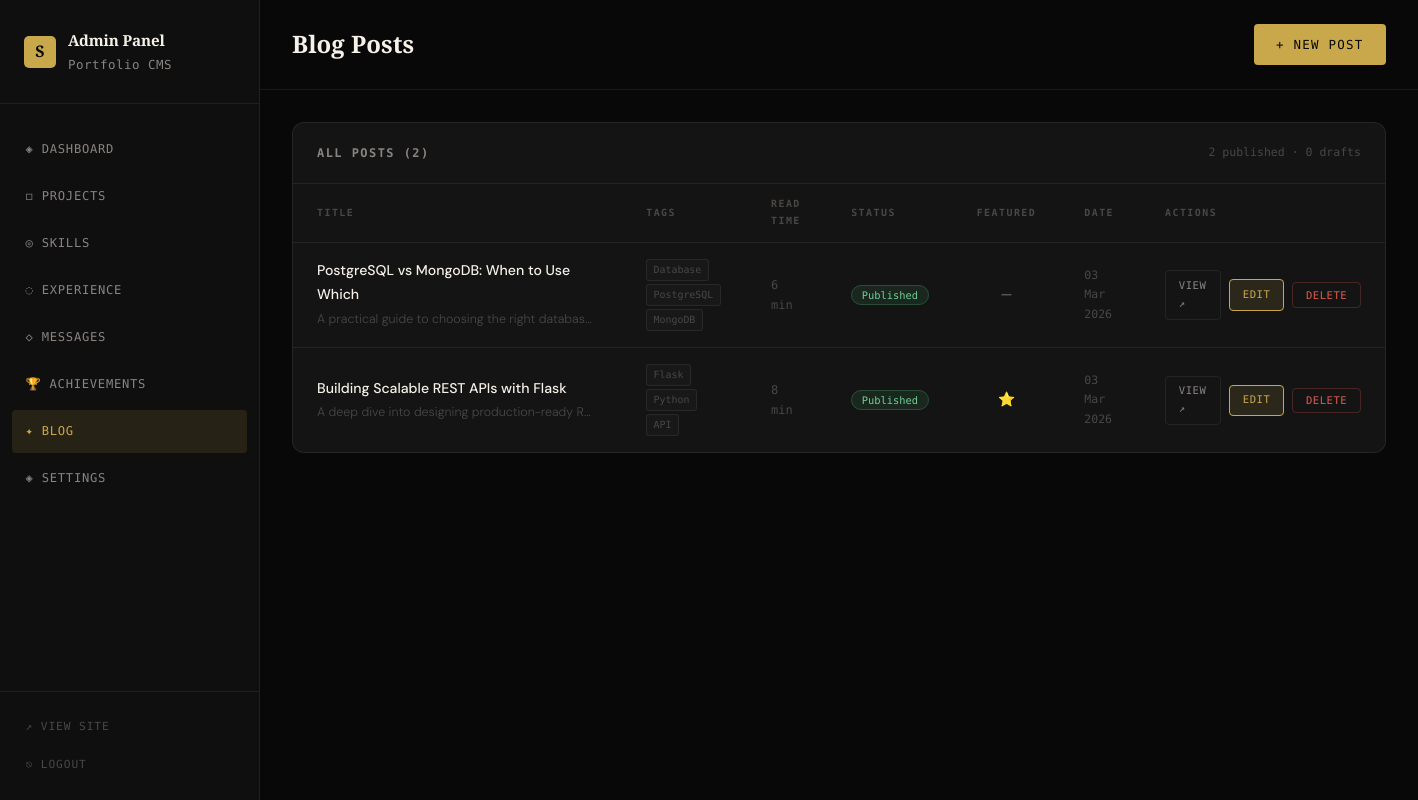
The page /admin/blog (signed in) on the database its author committed.
### models.py (models this page shows, shortened)
class BlogPost(db.Model):
    id = db.Column(db.Integer, primary_key=True)
    title = db.Column(db.String(300), nullable=False)
    slug = db.Column(db.String(300), unique=True, nullable=False)
    summary = db.Column(db.Text)
    content = db.Column(db.Text)
    cover_image = db.Column(db.String(500))
    tags = db.Column(db.String(500))  # comma-separated
    published = db.Column(db.Boolean, default=False)
    featured = db.Column(db.Boolean, default=False)
    read_time = db.Column(db.Integer, default=5)  # minutes
    created_at = db.Column(db.DateTime, default=datetime.utcnow)
    updated_at = db.Column(db.DateTime, default=datetime.utcnow, onupdate=datetime.utcnow)
    def tag_list(self):
        return [t.strip() for t in self.tags.split(',')] if self.tags else []

### app.py (the view)
@app.route('/admin/blog')
@login_required
def admin_blog():
    posts = BlogPost.query.order_by(BlogPost.created_at.desc()).all()
    return render_template('admin/blog.html', posts=posts)

### app.py (called while the page is built)
def login_required(f):
    @wraps(f)
    def decorated(*args, **kwargs):
        if not session.get('admin_logged_in'):
            return redirect(url_for('admin_login'))
        return f(*args, **kwargs)
    return decorated

### templates/admin/blog.html (shortened to what this page needs)
{% extends "admin/base_admin.html" %}
{% block page_title %}Blog Posts{% endblock %}
{% block header_actions %}
  <a href="{{ url_for('admin_blog_new') }}" class="btn-primary" style="font-size:0.78rem;padding:0.6rem 1.4rem;">+ New Post</a>
{% endblock %}
{% block content %}
<div class="admin-card">
  <div class="admin-card-header">
    <h2>All Posts ({{ posts|length }})</h2>
    <span style="font-family:var(--font-mono);font-size:0.72rem;color:var(--text-dim);">
      {{ posts|selectattr('published')|list|length }} published ·
      {{ posts|rejectattr('published')|list|length }} drafts
    </span>
  </div>
  {% if posts %}
  <table class="admin-table">
    <thead>
      <tr>
        <th>Title</th>
        <th>Tags</th>
        <th>Read Time</th>
        <th>Status</th>
        <th>Featured</th>
        <th>Date</th>
        <th>Actions</th>
      </tr>
    </thead>
    <tbody>
      {% for p in posts %}
      <tr>
        <td>
          <strong>{{ p.title }}</strong>
          {% if p.summary %}
          <div style="font-size:0.78rem;color:var(--text-dim);margin-top:2px;max-width:280px;overflow:hidden;text-overflow:ellipsis;white-space:nowrap;">{{ p.summary }}</div>
          {% endif %}
        </td>
        <td style="max-width:160px;">
          <div style="display:flex;flex-wrap:wrap;gap:3px;">
            {% for tag in p.tag_list()[:3] %}
            <span style="font-family:var(--font-mono);font-size:0.62rem;background:var(--bg-3);color:var(--text-dim);padding:0.1rem 0.4rem;border-radius:3px;border:1px solid var(--border);">{{ tag }}</span>
            {% endfor %}
          </div>
        </td>
        <td style="font-family:var(--font-mono);font-size:0.75rem;color:var(--text-dim);">{{ p.read_time }} min</td>
        <td>
          {% if p.published %}
          <span style="font-family:var(--font-mono);font-size:0.65rem;background:rgba(80,200,120,0.1);color:#6fcf97;padding:0.2rem 0.6rem;border-radius:100px;border:1px solid rgba(80,200,120,0.25);">Published</span>
          {% else %}
          <span style="font-family:var(--font-mono);font-size:0.65rem;background:var(--bg-3);color:var(--text-dim);padding:0.2rem 0.6rem;border-radius:100px;border:1px solid var(--border);">Draft</span>
          {% endif %}
        </td>
        <td style="text-align:center;">{% if p.featured %}⭐{% else %}—{% endif %}</td>
        <td style="font-family:var(--font-mono);font-size:0.72rem;color:var(--text-dim);">{{ p.created_at.strftime('%d %b %Y') }}</td>
        <td>
          <div class="action-btns">
            {% if p.published %}
            <a href="{{ url_for('blog_post', slug=p.slug) }}" target="_blank" class="btn-sm">View ↗</a>
            {% endif %}
            <a href="{{ url_for('admin_blog_edit', pid=p.id) }}" class="btn-sm primary">Edit</a>
            <form method="POST" action="{{ url_for('admin_blog_delete', pid=p.id) }}" class="inline-form" onsubmit="return confirm('Delete this post?');">
              <button type="submit" class="btn-sm danger">Delete</button>
            </form>
          </div>
        </td>
      </tr>
      {% endfor %}
    </tbody>
  </table>
  {% else %}
  <div style="padding:3rem;text-align:center;color:var(--text-dim);font-family:var(--font-mono);font-size:0.82rem;">
    No blog posts yet. <a href="{{ url_for('admin_blog_new') }}" style="color:var(--accent);">Write your first post →</a>
  </div>
  {% endif %}
</div>
{% endblock %}

### static/css/style.css (style rules this page uses)
:root { --bg: #080808; --bg-2: #0f0f0f; --bg-3: #181818; --surface: #141414; --border: rgba(255,255,255,0.07); --border-hover: rgba(255,255,255,0.15); --text: #f5f0e8; --text-muted: #8a8480; --text-dim: #4a4745; --accent: #c9a84c; --accent-light: #e8c97a; --accent-dim: rgba(201,168,76,0.12); --red: #e05a4e; --radius: 12px; --radius-sm: 4px; --font-display: 'Playfair Display', Georgia, serif; --font-body: 'DM Sans', sans-serif; --font-mono: 'DM Mono', monospace; --transition: 0.35s cubic-bezier(0.25, 0.46, 0.45, 0.94); --max-width: 1200px; }
*, *::before, *::after { box-sizing: border-box; margin: 0; padding: 0; }
html { scroll-behavior: smooth; font-size: 16px; }
body { background: var(--bg); color: var(--text); font-family: var(--font-body); line-height: 1.7; font-weight: 300; overflow-x: hidden; }
a { color: inherit; text-decoration: none; }
.btn-primary { display: inline-flex; align-items: center; gap: 0.5rem; background: var(--accent); color: var(--bg); font-family: var(--font-mono); font-size: 0.78rem; font-weight: 500; letter-spacing: 0.1em; text-transform: uppercase; padding: 0.85rem 1.8rem; border-radius: var(--radius-sm); border: none; cursor: pointer; transition: all var(--transition); }
.admin-card { background: var(--surface); border: 1px solid var(--border); border-radius: var(--radius); overflow: hidden; margin-bottom: 1.5rem; }
.admin-card-header { padding: 1.25rem 1.5rem; border-bottom: 1px solid var(--border); display: flex; align-items: center; justify-content: space-between; }
.admin-card-header h2 { font-family: var(--font-mono); font-size: 0.75rem; letter-spacing: 0.12em; text-transform: uppercase; color: var(--text-muted); }
.admin-table { width: 100%; border-collapse: collapse; }
.admin-table th { font-family: var(--font-mono); font-size: 0.62rem; letter-spacing: 0.15em; text-transform: uppercase; color: var(--text-dim); padding: 0.75rem 1.5rem; text-align: left; border-bottom: 1px solid var(--border); }
.admin-table td { padding: 1rem 1.5rem; border-bottom: 1px solid var(--border); font-size: 0.88rem; color: var(--text-muted); vertical-align: middle; }
.admin-table tr:last-child td { border-bottom: none; }
.admin-table td strong { color: var(--text); font-weight: 500; }
.action-btns { display: flex; gap: 0.5rem; align-items: center; }
.btn-sm { font-family: var(--font-mono); font-size: 0.66rem; letter-spacing: 0.05em; text-transform: uppercase; padding: 0.35rem 0.8rem; border-radius: var(--radius-sm); border: 1px solid var(--border); background: none; color: var(--text-muted); cursor: pointer; transition: all var(--transition); text-decoration: none; display: inline-flex; align-items: center; }
.btn-sm.danger { border-color: rgba(224,90,78,0.25); color: var(--red); }
.btn-sm.primary { border-color: var(--accent); color: var(--accent); background: var(--accent-dim); }
.inline-form { display: inline; }

### rows shown on the page
BlogPost: title "PostgreSQL vs MongoDB: When to Use Which", summary "A practical guide to choosing the right databas…", 3 "Database" "PostgreSQL" "MongoDB", read_time "6", published "Published", created_at "03 Mar 2026"
BlogPost: title "Building Scalable REST APIs with Flask", summary "A deep dive into designing production-ready R…", 3 "Flask" "Python" "API", read_time "8", published "Published", created_at "03 Mar 2026"

### other values the page prints
{{ posts|length }} "2"
{{ posts|selectattr('published')|list|length }} "2"
{{ posts|rejectattr('published')|list|length }} "0"
